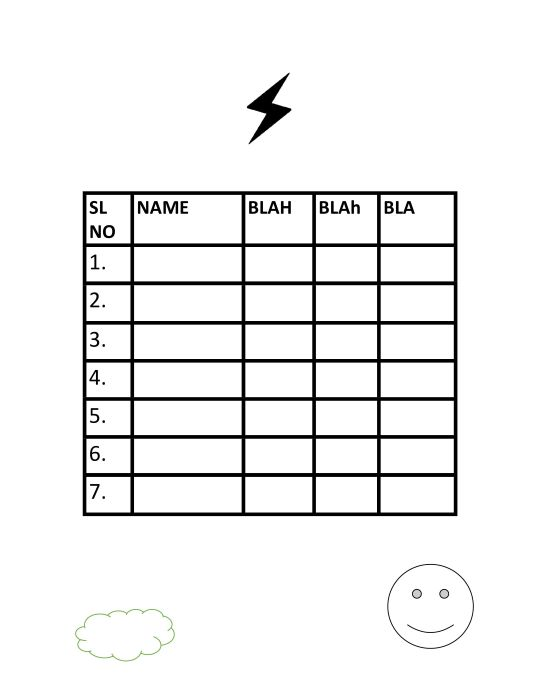
#> input picture sample.jpg, 541 x 700 px
$ python boxy.py
#> lines starting #> are read from the running program, lines starting #| are printed output that depends on the picture; after the words box and inside, x2 and y2 are one past the last pixel; in counts of white or black regions, pixels touching at a corner belong together
import cv2
import numpy as np

img = cv2.imread("sample.jpg")
#> img is the input picture: shape (700, 541, 3); mean B, G, R 240.1, 240.2, 240.2
gray = cv2.cvtColor(img, cv2.COLOR_BGR2GRAY)

thresh_inv = cv2.threshold(gray, 0, 255, cv2.THRESH_BINARY_INV + cv2.THRESH_OTSU)[1]
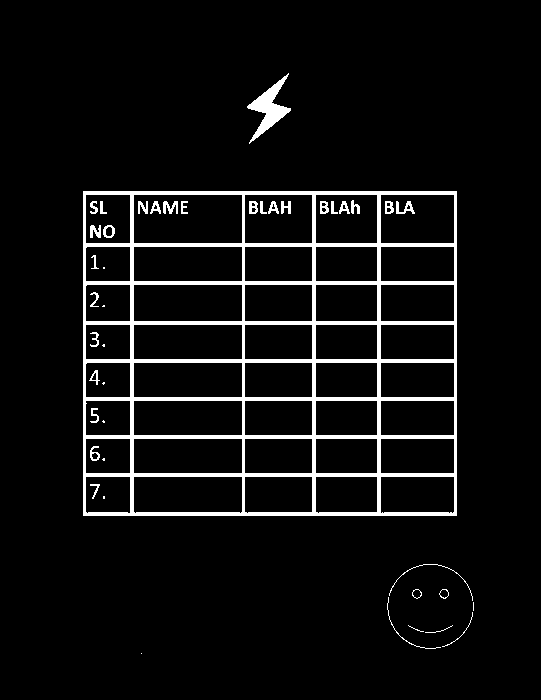
#> thresh_inv: shape (700, 541); 6% white; 43 white regions (10 under 20 px)

# Blur the image
blur = cv2.GaussianBlur(thresh_inv, (1, 1), 0)

thresh = cv2.threshold(blur, 0, 255, cv2.THRESH_BINARY + cv2.THRESH_OTSU)[1]

# find contours
contours = cv2.findContours(thresh, cv2.RETR_EXTERNAL, cv2.CHAIN_APPROX_SIMPLE)[0]
#> contours = 11 contours, 7 with area under 20; largest, box (x1, y1, x2, y2) and area: (83, 191, 457, 516) 120852, (247, 73, 291, 144) 919, (439, 589, 449, 599) 62, (412, 589, 422, 599) 62

mask = np.ones(img.shape[:2], dtype="uint8") * 255
for c in contours:
    # get the bounding rect
    x, y, w, h = cv2.boundingRect(c)
    if w * h > 1000:
        cv2.rectangle(mask, (x, y), (x + w, y + h), (0, 0, 255), -1)
#> this loop made 11 passes
#> (x, y, w, h) on passes 1, 2, 3, 4, 6, 7, 8, 9, 11: (141, 653, 1, 1), (425, 625, 28, 8), (408, 625, 16, 7), (442, 612, 31, 35), (387, 597, 54, 52), (439, 589, 10, 10), (412, 589, 10, 10), (389, 564, 84, 37), (247, 73, 44, 71)
#> (c, x, y, w, h) on passes 5, 10: ([[473, 602], [473, 610]], 473, 602, 1, 9), ([[83, 191], [83, 515], [456, 515], [456, 191]], 83, 191, 374, 325)
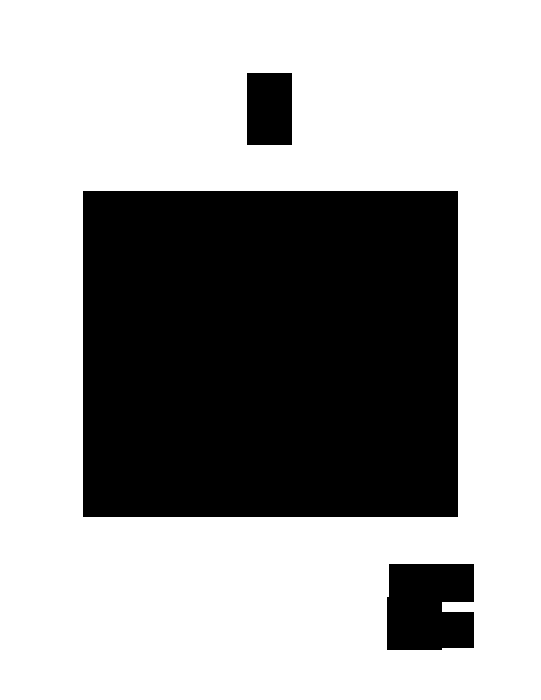
#> mask: shape (700, 541); 65% white; 3 black regions, box (x1, y1, x2, y2) and area: (83, 191, 458, 517) 122250, (387, 564, 474, 650) 7032, (247, 73, 292, 145) 3240

res_final = cv2.bitwise_and(img, img, mask=cv2.bitwise_not(mask))
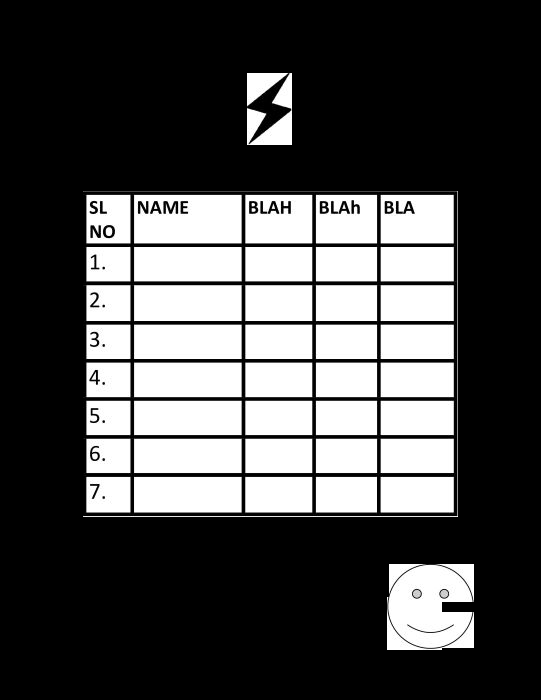
#> res_final: shape (700, 541, 3); min 0, max 255, mean 74.6

cv2.imshow("boxes", mask)
cv2.imshow("final image", res_final)
cv2.waitKey(0)
cv2.destroyAllWindows()

$ run again, with matches.jpg copied over sample.jpg
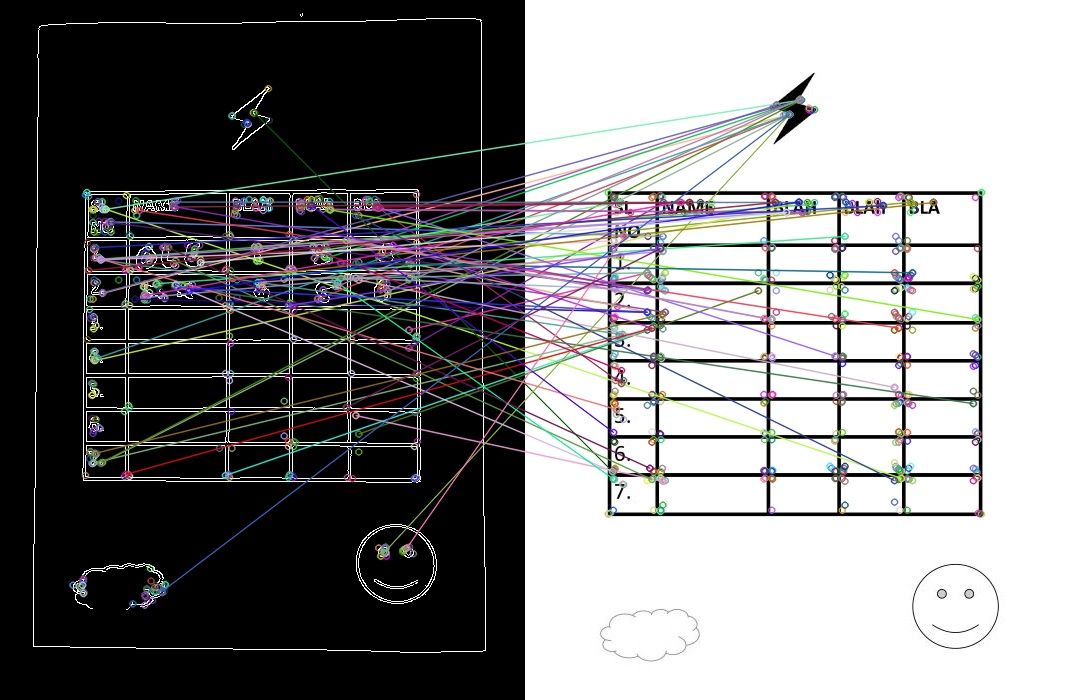
#> input picture matches.jpg, 1066 x 700 px
#> img is the input picture: shape (700, 1066, 3); mean B, G, R 128.8, 127.9, 128.5
#> `thresh_inv = cv2.threshold(gray, 0, 255, cv2.THRESH_BINARY_INV + cv2.T..`:
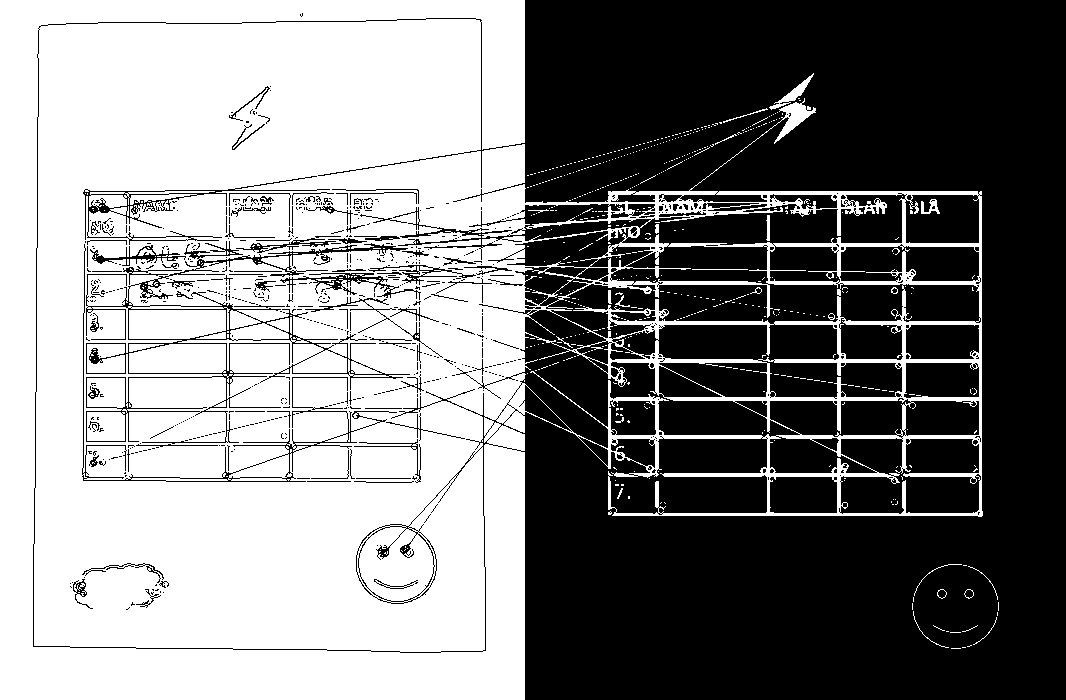
#> thresh_inv: shape (700, 1066); 50% white; 692 black regions (587 under 20 px)
#> contours = 243 contours, 239 with area under 20; largest, box (x1, y1, x2, y2) and area: (0, 0, 983, 700) 496932, (769, 73, 814, 110) 295, (937, 589, 947, 599) 60, (964, 589, 974, 599) 60
#> the loop `for c in contours:` made 243 passes
#> (x, y, w, h) on passes 3, 6, 7: (967, 645, 5, 2), (962, 625, 16, 7), (933, 625, 12, 6)
#> `res_final = cv2.bitwise_and(img, img, mask=cv2.bitwise_not(mask))`:
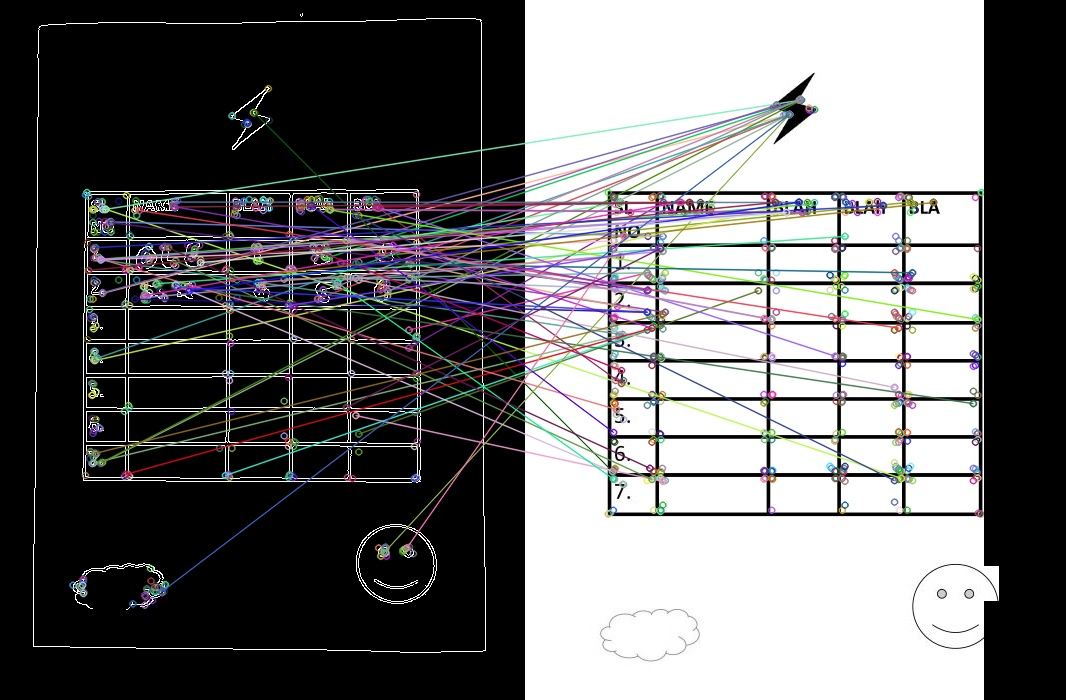
#> res_final: shape (700, 1066, 3); mean B, G, R 109.4, 108.5, 109.1
